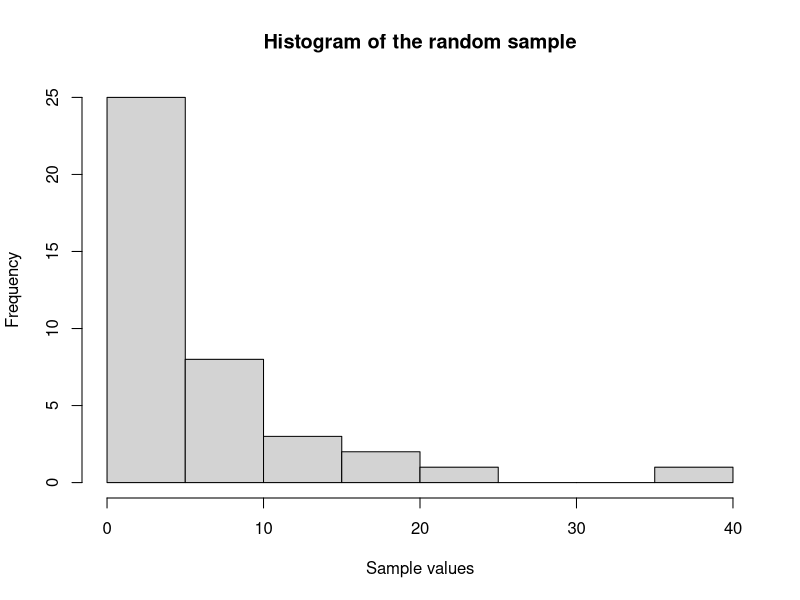

Source code (R): (Note: this script raises an error after producing the figure.)
#1. Show the sample mean and compare it to the theoretical mean of the distribution.

#Set parameters
set.seed(111)
n = 40
lambda = 0.2
runs = 10000

#Determine the experimental mean
expvalues <- rexp(n, lambda)
expmean1 = mean(expvalues)

hist(expvalues, main="Histogram of the random sample", xlab="Sample values")
print(expmean1)

#Calcualte the theoretical mean
theomean1 = 1/lambda
print(theomean1)

#Determine the absolute difference between the theoretical and experimental mean
diffmean1 = abs(theomean1 - expmean1)
print(diffmean1)

#2. Show how variable the sample is (via variance) and compare it to the
#theoretical variance of the distribution

#Determine the experiental variance
expvar1 = var(expvalues)
print(expvar1)

#Calculate the theoretical variance 
#(http://en.wikipedia.org/wiki/Exponential_distribution#Mean.2C_variance.2C_moments_and_median)
theovar1 = 1/(lambda^2)
print(theovar1)

#Determine the absolute difference between the theoretical and experimental mean
diffvar = abs(theovar1 - expvar1)
print(diffvar1)

#3 Show that the distribution is approximately normal
#Run 1000 examples
mns = NULL
for (i in 1 : runs){
  mns = append(mns, mean(rexp(n, lambda)))
}


#Calculate theoretical values for the average and the variance
theomean2 <- theomean1
theovar2 <- (1/(lambda^2))/n
print(theomean2)
print(theovar2)

#Create a an normal approximation
binwidth <- 0.5 
x <- seq(-4, 4, length=100)*theovar2 + theomean2
hx <- binwidth*runs*dnorm(x, mean=theomean2, sd=sqrt(theovar2))

#Plot the histogram of the experiments and the normal approximation
hist(mns, breaks=seq(1,9,by=binwidth),main="Histogram of the average samples",
     xlab="Sample average")
lines(x, hx)

histmns <- hist(mns, breaks=seq(1,9,by=binwidth), plot=FALSE)
fmns<- histmns$density
pmns <- pnorm(fmns, mean=theomean2, sd=sqrt(theovar2))
qmns <- qnorm(pmns, mean=theomean2, sd=sqrt(theovar2))

px <- pnorm(hx/(binwidth*runs), mean=theomean2, sd=sqrt(theovar2))
qx <- qnorm(px, mean=theomean2, sd=sqrt(theovar2))

plot(qx, qx, main="Normal approcimation of experimental data", xlab="quartile",
     ylab="quartile")
lines(qmns, qmns)
